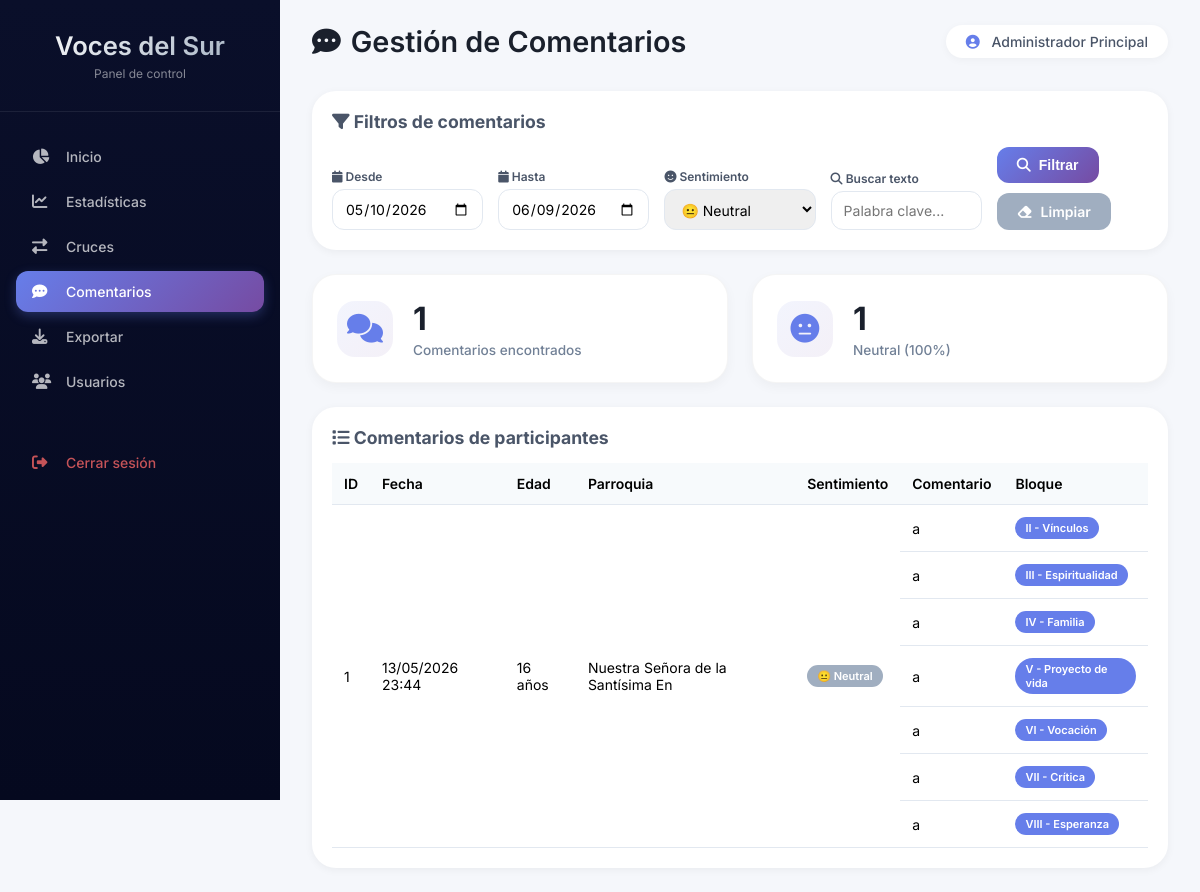
The app's page /dashboard/comentarios.php?sentimiento=neutral (signed in) with its own data.
### tables this page shows
CREATE TABLE `analisis_texto` (
  `id` int(11) NOT NULL,
  `respuesta_id` int(11) DEFAULT NULL,
  `texto_original` text DEFAULT NULL,
  `sentimiento` varchar(20) DEFAULT NULL,
  `palabras_clave` text DEFAULT NULL,
  `tema_principal` varchar(100) DEFAULT NULL
);

CREATE TABLE `respuestas` (
  `id` int(11) NOT NULL,
  `fecha` timestamp NOT NULL DEFAULT current_timestamp(),
  `ip` varchar(45) DEFAULT NULL,
  `p1_anio` varchar(20) DEFAULT NULL,
  `p2_parroquia` varchar(100) DEFAULT NULL,
  `p3_pertenencia` varchar(5) DEFAULT NULL,
  `p4_atraccion` varchar(5) DEFAULT NULL,
  `p5_espiritualidad` varchar(5) DEFAULT NULL,
  `p6_familia` varchar(5) DEFAULT NULL,
  `p7_proyecto` varchar(5) DEFAULT NULL,
  `p8_vocacion` varchar(5) DEFAULT NULL,
  `p9_critica` text DEFAULT NULL,
  `p10_esperanza` int(11) DEFAULT NULL,
  `campo_libre` text DEFAULT NULL,
  `permiso_padres` varchar(5) DEFAULT NULL,
  `comentario_bloque2` text DEFAULT NULL COMMENT 'Comentario bloque II - Vínculos',
  `comentario_bloque3` text DEFAULT NULL COMMENT 'Comentario bloque III - Espiritualidad',
  `comentario_bloque4` text DEFAULT NULL COMMENT 'Comentario bloque IV - Familia',
  `comentario_bloque5` text DEFAULT NULL COMMENT 'Comentario bloque V - Proyecto de vida',
  `comentario_bloque6` text DEFAULT NULL COMMENT 'Comentario bloque VI - Vocación',
  `comentario_bloque7` text DEFAULT NULL COMMENT 'Comentario bloque VII - Crítica',
  `comentario_bloque8` text DEFAULT NULL COMMENT 'Comentario bloque VIII - Esperanza',
  `comentario_bloque9` text DEFAULT NULL COMMENT 'Comentario bloque VIII - Esperanza social',
  `p4b_situacion` varchar(5) DEFAULT NULL COMMENT 'P4b-1: Situación principal (estudio/trabajo/busco/etc)',
  `p4b_area` varchar(5) DEFAULT NULL COMMENT 'P4b-2: Área de interés formativo/laboral',
  `p4b_movilidad` varchar(5) DEFAULT NULL COMMENT 'P4b-3: Disposición a movilidad territorial',
  `comentario_p4b1` text DEFAULT NULL COMMENT 'Comentario P4b-1 - Situación principal',
  `comentario_p4b2` text DEFAULT NULL COMMENT 'Comentario P4b-2 - Área de interés',
  `comentario_p4b3` text DEFAULT NULL COMMENT 'Comentario P4b-3 - Movilidad territorial'
);

### dashboard/comentarios.php (the view, shortened to what this page needs)
<?php
require_once '../db_config.php';
$fecha_desde = $_GET['fecha_desde'] ?? date('Y-m-d', strtotime('-30 days'));
$fecha_hasta = $_GET['fecha_hasta'] ?? date('Y-m-d');
$sentimiento_filtro = $_GET['sentimiento'] ?? '';
$buscar = $_GET['buscar'] ?? '';
$where = [];
$params = [];
if ($fecha_desde && $fecha_hasta) {
    $where[] = "DATE(r.fecha) BETWEEN ? AND ?";
    $params[] = $fecha_desde;
    $params[] = $fecha_hasta;
}
if ($sentimiento_filtro) {
    $where[] = "a.sentimiento = ?";
    $params[] = $sentimiento_filtro;
}
$where_sql = !empty($where) ? "WHERE " . implode(" AND ", $where) : "";
$sql = "SELECT r.id, r.fecha, r.p1_anio, r.p2_parroquia, r.campo_libre,
        r.comentario_bloque2, r.comentario_bloque3, r.comentario_bloque4,
        r.comentario_bloque5, r.comentario_bloque6, r.comentario_bloque7,
        r.comentario_bloque8, a.sentimiento
        FROM respuestas r
        LEFT JOIN analisis_texto a ON r.id = a.respuesta_id
        $where_sql
        AND (r.campo_libre IS NOT NULL AND r.campo_libre != ''
             OR r.comentario_bloque2 IS NOT NULL AND r.comentario_bloque2 != ''
             OR r.comentario_bloque3 IS NOT NULL AND r.comentario_bloque3 != ''
             OR r.comentario_bloque4 IS NOT NULL AND r.comentario_bloque4 != ''
             OR r.comentario_bloque5 IS NOT NULL AND r.comentario_bloque5 != ''
             OR r.comentario_bloque6 IS NOT NULL AND r.comentario_bloque6 != ''
             OR r.comentario_bloque7 IS NOT NULL AND r.comentario_bloque7 != ''
             OR r.comentario_bloque8 IS NOT NULL AND r.comentario_bloque8 != '')
        ORDER BY r.id DESC";
$stmt = $pdo->prepare($sql);
$stmt->execute($params);
$comentarios = $stmt->fetchAll();
$sentimientos = $pdo->query("SELECT sentimiento, COUNT(*) as total FROM analisis_texto GROUP BY sentimiento")->fetchAll();
$total_comentarios = array_sum(array_column($sentimientos, 'total'));
require_once 'header.php';
?>
<div class="filtros-card">
    <h3><i class="fas fa-filter"></i> Filtros de comentarios</h3>
    <form method="GET" class="filtros-form">
        <div class="filtros-grid">
            <div class="filtro-group">
                <label><i class="fas fa-calendar"></i> Desde</label>
                <input type="date" name="fecha_desde" value="<?= $fecha_desde ?>">
            </div>
            <div class="filtro-group">
                <label><i class="fas fa-calendar"></i> Hasta</label>
                <input type="date" name="fecha_hasta" value="<?= $fecha_hasta ?>">
            </div>
            <div class="filtro-group">
                <label><i class="fas fa-smile"></i> Sentimiento</label>
                <select name="sentimiento">
                    <option value="neutral" <?= $sentimiento_filtro == 'neutral' ? 'selected' : '' ?>>😐 Neutral</option>
                </select>
            </div>
            <div class="filtro-group">
                <label><i class="fas fa-search"></i> Buscar texto</label>
                <input type="text" name="buscar" placeholder="Palabra clave..." value="<?= htmlspecialchars($buscar) ?>">
            </div>
            <div class="filtro-group botones-group">
                <button type="submit" class="btn-filtrar"><i class="fas fa-search"></i> Filtrar</button>
                <a href="comentarios.php" class="btn-limpiar"><i class="fas fa-eraser"></i> Limpiar</a>
            </div>
        </div>
    </form>
</div>
<div class="stats-grid" style="margin-bottom: 24px;">
    <div class="stat-card">
        <div class="stat-icon"><i class="fas fa-comments"></i></div>
        <div class="stat-info"><h3><?= count($comentarios) ?></h3><p>Comentarios encontrados</p></div>
    </div>
    <?php foreach ($sentimientos as $s): ?>
        <div class="stat-card">
            <?php
            $icono_sentimiento = 'meh';
            ?>
            <div class="stat-icon"><i class="fas fa-<?= $icono_sentimiento ?>"></i></div>
            <div class="stat-info">
                <h3><?= $s['total'] ?></h3>
                <p><?= ucfirst($s['sentimiento']) ?> (<?= $total_comentarios > 0 ? round(($s['total'] / $total_comentarios) * 100, 1) : 0 ?>%)</p>
            </div>
        </div>
    <?php endforeach; ?>
</div>
<div class="table-container">
    <h3><i class="fas fa-list"></i> Comentarios de participantes</h3>
    <div class="table-responsive">
        <table id="tablaComentarios" class="tabla-dinamica" style="width: 100%;">
            <thead>
                <tr>
                    <th>ID</th>
                    <th>Fecha</th>
                    <th>Edad</th>
                    <th>Parroquia</th>
                    <th>Sentimiento</th>
                    <th>Comentario</th>
                    <th>Bloque</th>
                </tr>
            </thead>
            <tbody>
                <?php foreach ($comentarios as $c):
                    $comentarios_bloques = [];
                    if (!empty($c['comentario_bloque2'])) $comentarios_bloques[] = ['bloque' => 'II - Vínculos', 'texto' => $c['comentario_bloque2']];
                    if (!empty($c['comentario_bloque3'])) $comentarios_bloques[] = ['bloque' => 'III - Espiritualidad', 'texto' => $c['comentario_bloque3']];
                    if (!empty($c['comentario_bloque4'])) $comentarios_bloques[] = ['bloque' => 'IV - Familia', 'texto' => $c['comentario_bloque4']];
                    if (!empty($c['comentario_bloque5'])) $comentarios_bloques[] = ['bloque' => 'V - Proyecto de vida', 'texto' => $c['comentario_bloque5']];
                    if (!empty($c['comentario_bloque6'])) $comentarios_bloques[] = ['bloque' => 'VI - Vocación', 'texto' => $c['comentario_bloque6']];
                    if (!empty($c['comentario_bloque7'])) $comentarios_bloques[] = ['bloque' => 'VII - Crítica', 'texto' => $c['comentario_bloque7']];
                    if (!empty($c['comentario_bloque8'])) $comentarios_bloques[] = ['bloque' => 'VIII - Esperanza', 'texto' => $c['comentario_bloque8']];
                    $sentimiento_clase = '';
                    $sentimiento_icono = '';
                    if ($c['sentimiento'] == 'positivo') {
                        $sentimiento_clase = 'badge-admin';
                        $sentimiento_icono = '😊';
                    } elseif ($c['sentimiento'] == 'negativo') {
                        $sentimiento_clase = 'btn-eliminar';
                        $sentimiento_icono = '😞';
                    } else {
                        $sentimiento_clase = 'badge-lector';
                        $sentimiento_icono = '😐';
                    }
                ?>
                    <?php foreach ($comentarios_bloques as $idx => $com): ?>
                        <tr class="fade-in">
                            <?php if ($idx === 0): ?>
                                <td rowspan="<?= count($comentarios_bloques) ?>"><?= $c['id'] ?></td>
                                <td rowspan="<?= count($comentarios_bloques) ?>"><?= date('d/m/Y H:i', strtotime($c['fecha'])) ?></td>
                                <td rowspan="<?= count($comentarios_bloques) ?>"><?= $c['p1_anio'] ? (2026 - intval($c['p1_anio'])) . ' años' : '-' ?></td>
                                <td rowspan="<?= count($comentarios_bloques) ?>"><?= htmlspecialchars(substr($c['p2_parroquia'] ?? '-', 0, 35)) ?></td>
                                <td rowspan="<?= count($comentarios_bloques) ?>"><span class="<?= $sentimiento_clase ?>" style="display: inline-block; padding: 4px 10px; border-radius: 20px;"><?= $sentimiento_icono ?> <?= ucfirst($c['sentimiento'] ?? 'Sin análisis') ?></span></td>
                            <?php endif; ?>
                            <td style="max-width: 400px; word-break: break-word;"><?= nl2br(htmlspecialchars(substr($com['texto'], 0, 200))) ?><?= strlen($com['texto']) > 200 ? '...' : '' ?></td>
                            <td><span class="badge-lector" style="background: #667eea; display: inline-block; padding: 4px 10px; border-radius: 20px;"><?= $com['bloque'] ?></span></td>
                        </tr>
                    <?php endforeach; ?>
                <?php endforeach; ?>
            </tbody>
        </table>
    </div>
</div>
<?php require_once 'footer.php'; ?>

### dashboard/css/dashboard.css (style rules this page uses)
* { margin: 0; padding: 0; box-sizing: border-box; }
body { font-family: 'Inter', 'Segoe UI', sans-serif; background: #f5f7fb; overflow-x: hidden; }
.stats-grid { display: grid; grid-template-columns: repeat(auto-fit, minmax(240px, 1fr)); gap: 24px; margin-bottom: 32px; }
.stat-card { background: white; border-radius: 24px; padding: 24px; display: flex; align-items: center; gap: 20px; box-shadow: 0 4px 12px rgba(0,0,0,0.04); transition: all 0.3s ease; border: 1px solid rgba(0,0,0,0.04); }
.stat-icon { width: 56px; height: 56px; background: linear-gradient(135deg, #667eea15, #764ba215); border-radius: 18px; display: flex; align-items: center; justify-content: center; font-size: 1.8em; color: #667eea; }
.stat-info h3 { font-size: 2em; font-weight: 700; color: #1a202c; margin-bottom: 4px; }
.stat-info p { color: #718096; font-size: 0.85em; font-weight: 500; }
.filtros-card { background: white; border-radius: 24px; padding: 20px; margin-bottom: 24px; box-shadow: 0 2px 8px rgba(0,0,0,0.05); }
.filtros-card h3 { margin-bottom: 15px; color: #4a5568; font-size: 1.1em; }
.filtros-grid { display: flex; flex-wrap: wrap; gap: 15px; align-items: flex-end; }
.filtro-group { flex: 1; min-width: 150px; }
.filtro-group label { display: block; margin-bottom: 5px; font-size: 12px; font-weight: 600; color: #4a5568; }
.filtro-group input, .filtro-group select { width: 100%; padding: 10px 12px; border: 1.5px solid #e2e8f0; border-radius: 12px; font-size: 14px; font-family: inherit; }
.botones-group { display: flex; gap: 10px; align-items: center; flex-wrap: wrap; }
.btn-filtrar { background: linear-gradient(135deg, #667eea, #764ba2); color: white; border: none; padding: 10px 20px; border-radius: 12px; cursor: pointer; font-weight: 600; font-size: 14px; display: inline-flex; align-items: center; gap: 8px; transition: transform 0.2s; }
.btn-limpiar { background: #a0aec0; color: white; border: none; padding: 10px 20px; border-radius: 12px; cursor: pointer; font-weight: 600; font-size: 14px; text-decoration: none; display: inline-flex; align-items: center; gap: 8px; }
.table-container { background: white; border-radius: 24px; padding: 20px; margin-top: 24px; box-shadow: 0 2px 8px rgba(0,0,0,0.05); overflow-x: auto; }
.table-container h3 { margin-bottom: 15px; color: #4a5568; font-size: 1.1em; }
.table-responsive { overflow-x: auto; -webkit-overflow-scrolling: touch; }
.tabla-dinamica { width: 100%; border-collapse: collapse; font-size: 14px; min-width: 600px; }
.tabla-dinamica th, .tabla-dinamica td { padding: 12px; text-align: left; border-bottom: 1px solid #e2e8f0; }
.tabla-dinamica th { background: #f7fafc; font-weight: 600; cursor: pointer; white-space: nowrap; }
.badge-lector { background: #a0aec0; color: white; padding: 4px 10px; border-radius: 20px; font-size: 11px; font-weight: 600; display: inline-block; }
.fade-in { animation: fadeIn 0.3s ease; }

### records on screen
analisis_texto: respuesta "1", respuesta.fecha "13/05/2026 23:44", 2026-intval($c['p1_anio']) "16", respuesta.p2_parroquia "Nuestra Señora de la Santísima En", sentimiento "😐", sentimiento "Neutral", texto "a", bloque "II - Vínculos", bloque "III - Espiritualidad", bloque "IV - Familia", bloque "V - Proyecto de vida", bloque "VI - Vocación", bloque "VII - Crítica", bloque "VIII - Esperanza"

### other values on screen
$titulo "Gestión de Comentarios"
$_SESSION['admin_nombre'] "Administrador Principal"
count($comentarios) "1"
$s['total'] "1"
$s['sentimiento'] "Neutral"
